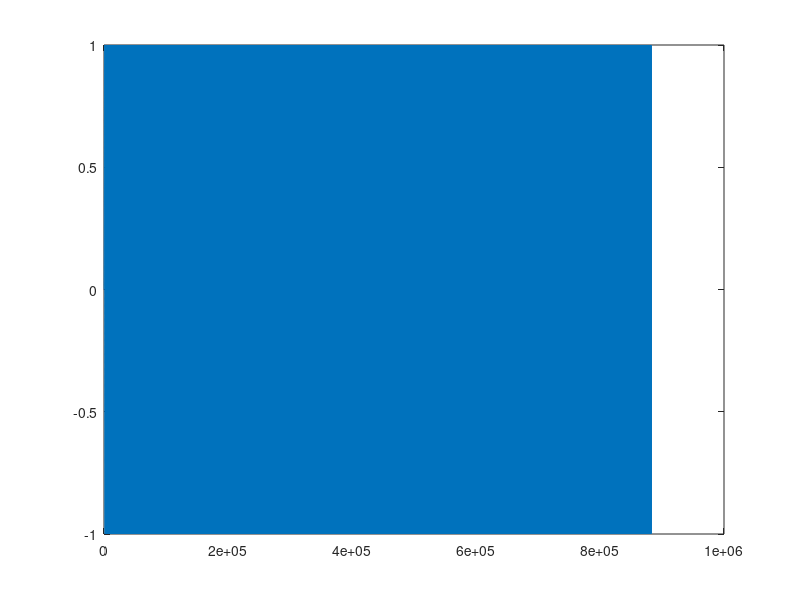

The MATLAB source for this figure: (Note: this script raises an error after producing the figure.)
# author: christianbreitkreutz@gmx.de
bitdepth = 16;
sampleRate = 44100;
startfreqency = 20;
endfreqency = sampleRate / 2;
lenghtInSek = 20;

amountOfSamples = sampleRate * lenghtInSek

stepSize = 1 / sampleRate
frequencePerSample = ((endfreqency - startfreqency) / amountOfSamples) / 2
xRange = 1:amountOfSamples;

timeRange = xRange .* stepSize;
frequencePerSampleRange =  xRange .* frequencePerSample;

wave = sin(timeRange .* pi .* 2  .* frequencePerSampleRange );

plot(wave)
sound(wave, sampleRate * 2, bitdepth)
waveTitle = strcat(
    'sinussweep','_',
    num2str(startfreqency),'Hz','_TO_',
    num2str(endfreqency),'Hz','_IN_',
    num2str(lenghtInSek), 'sec',
    '.wav')
wavwrite(wave, sampleRate, bitdepth, waveTitle )

